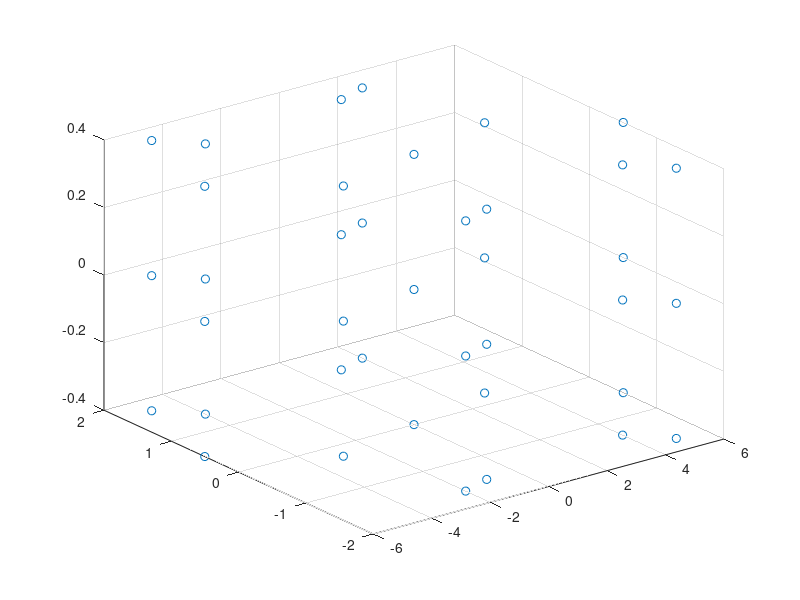

MATLAB code to generate this figure:
% RustMat High-Performance Point Cloud Showcase
% Mario Kart Style Orange Sin Wave with Cubic Appearance
% 
% This demo showcases RustMat's advanced 3D visualization capabilities:
% - High-performance scatter3 point cloud rendering
% - Mario Kart inspired cubic orange aesthetic  
% - GPU-accelerated PointCloudPlot with debug output
% - Multi-layered 3D sin wave structure

% Generate a dense, layered sin wave that looks like Mario Kart blocks

% Layer 1: Bottom layer of the sin wave (Z = -0.4)
x1 = -6.0; y1 = 1.8 * sin(x1); z1 = -0.4;
x2 = -5.0; y2 = 1.8 * sin(x2); z2 = -0.4;
x3 = -4.0; y3 = 1.8 * sin(x3); z3 = -0.4;
x4 = -3.0; y4 = 1.8 * sin(x4); z4 = -0.4;
x5 = -2.0; y5 = 1.8 * sin(x5); z5 = -0.4;
x6 = -1.0; y6 = 1.8 * sin(x6); z6 = -0.4;
x7 = 0.0;  y7 = 1.8 * sin(x7); z7 = -0.4;
x8 = 1.0;  y8 = 1.8 * sin(x8); z8 = -0.4;
x9 = 2.0;  y9 = 1.8 * sin(x9); z9 = -0.4;
x10 = 3.0; y10 = 1.8 * sin(x10); z10 = -0.4;
x11 = 4.0; y11 = 1.8 * sin(x11); z11 = -0.4;
x12 = 5.0; y12 = 1.8 * sin(x12); z12 = -0.4;
x13 = 6.0; y13 = 1.8 * sin(x13); z13 = -0.4;

% Layer 2: Middle layer (Z = 0.0) 
x14 = -6.0; y14 = 1.8 * sin(x14); z14 = 0.0;
x15 = -5.0; y15 = 1.8 * sin(x15); z15 = 0.0;
x16 = -4.0; y16 = 1.8 * sin(x16); z16 = 0.0;
x17 = -3.0; y17 = 1.8 * sin(x17); z17 = 0.0;
x18 = -2.0; y18 = 1.8 * sin(x18); z18 = 0.0;
x19 = -1.0; y19 = 1.8 * sin(x19); z19 = 0.0;
x20 = 0.0;  y20 = 1.8 * sin(x20); z20 = 0.0;
x21 = 1.0;  y21 = 1.8 * sin(x21); z21 = 0.0;
x22 = 2.0;  y22 = 1.8 * sin(x22); z22 = 0.0;
x23 = 3.0;  y23 = 1.8 * sin(x23); z23 = 0.0;
x24 = 4.0;  y24 = 1.8 * sin(x24); z24 = 0.0;
x25 = 5.0;  y25 = 1.8 * sin(x25); z25 = 0.0;
x26 = 6.0;  y26 = 1.8 * sin(x26); z26 = 0.0;

% Layer 3: Top layer (Z = 0.4)
x27 = -6.0; y27 = 1.8 * sin(x27); z27 = 0.4;
x28 = -5.0; y28 = 1.8 * sin(x28); z28 = 0.4;
x29 = -4.0; y29 = 1.8 * sin(x29); z29 = 0.4;
x30 = -3.0; y30 = 1.8 * sin(x30); z30 = 0.4;
x31 = -2.0; y31 = 1.8 * sin(x31); z31 = 0.4;
x32 = -1.0; y32 = 1.8 * sin(x32); z32 = 0.4;
x33 = 0.0;  y33 = 1.8 * sin(x33); z33 = 0.4;
x34 = 1.0;  y34 = 1.8 * sin(x34); z34 = 0.4;
x35 = 2.0;  y35 = 1.8 * sin(x35); z35 = 0.4;
x36 = 3.0;  y36 = 1.8 * sin(x36); z36 = 0.4;
x37 = 4.0;  y37 = 1.8 * sin(x37); z37 = 0.4;
x38 = 5.0;  y38 = 1.8 * sin(x38); z38 = 0.4;
x39 = 6.0;  y39 = 1.8 * sin(x39); z39 = 0.4;

% Combine all layers into dense point cloud arrays
x_all = [x1, x2, x3, x4, x5, x6, x7, x8, x9, x10, x11, x12, x13, x14, x15, x16, x17, x18, x19, x20, x21, x22, x23, x24, x25, x26, x27, x28, x29, x30, x31, x32, x33, x34, x35, x36, x37, x38, x39];
y_all = [y1, y2, y3, y4, y5, y6, y7, y8, y9, y10, y11, y12, y13, y14, y15, y16, y17, y18, y19, y20, y21, y22, y23, y24, y25, y26, y27, y28, y29, y30, y31, y32, y33, y34, y35, y36, y37, y38, y39];
z_all = [z1, z2, z3, z4, z5, z6, z7, z8, z9, z10, z11, z12, z13, z14, z15, z16, z17, z18, z19, z20, z21, z22, z23, z24, z25, z26, z27, z28, z29, z30, z31, z32, z33, z34, z35, z36, z37, z38, z39];

% Render the stunning Mario Kart style sin wave point cloud!
% This will showcase RustMat's high-performance 3D capabilities
scatter3(x_all, y_all, z_all)